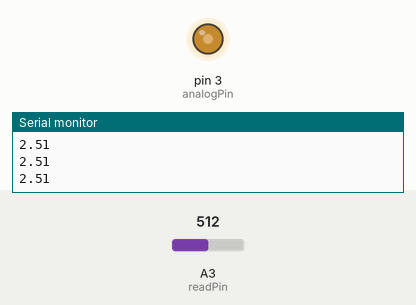
Bench run of a sketch on a simulated Arduino Uno, built with avr-gcc and run on an emulated ATmega328P. Parts: output pins drawn as LEDs (lit = HIGH), the last lines printed to the serial monitor. The test bench sets the inputs (shaded band); at power-on: A3 (readPin) = 512.

Above: at 1.3 s.
1.4 s: A3 (readPin) set to 716
At 2.3 s:
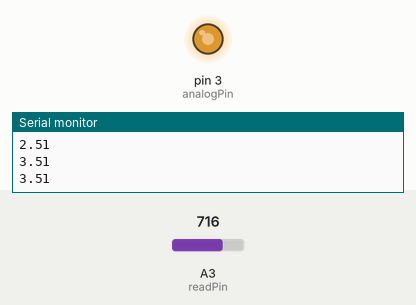
3.0 s: A3 (readPin) set to 900
At 3.5 s:
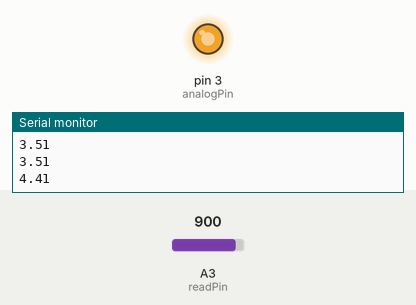
4.5 s: A3 (readPin) set to 122
At 5.7 s:
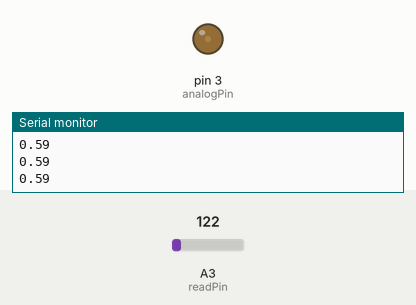
6.0 s: A3 (readPin) set to 0
At 7.1 s:
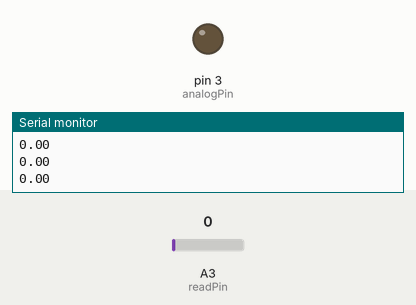
Timing chart, 0 to 8.5 s (numbered marks = the images above; inputs shaded):
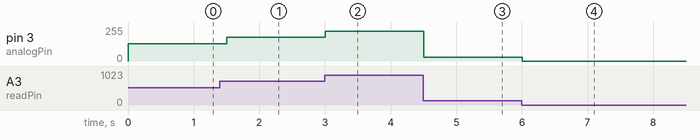

The sketch:

dimmable_led.ino
```cpp
// C++ code
//dimmable LED
int readPin = A3;
int analogPin = 3;
int delayTime = 500;
float readVal;
float calcVal;
void setup()
{
  pinMode(readPin, INPUT);
  pinMode(analogPin, OUTPUT);
  Serial.begin(9600);
}

void loop()
{
  readVal = analogRead(readPin) / 4;
  analogWrite(analogPin, readVal);
  calcVal = (5./255.)* readVal;
  Serial.println(calcVal);

  delay(delayTime);
}
```

Measured:
- after the input at 1.4 s, pin 3 (analogPin): 128/255 → 179/255 after 0.10 s
- after the input at 3.0 s, pin 3 (analogPin): 179/255 → 225/255 at once
- after the input at 4.5 s, pin 3 (analogPin): 225/255 → 30/255 at once
- after the input at 6.0 s, pin 3 (analogPin): 30/255 → 0/255 at once
